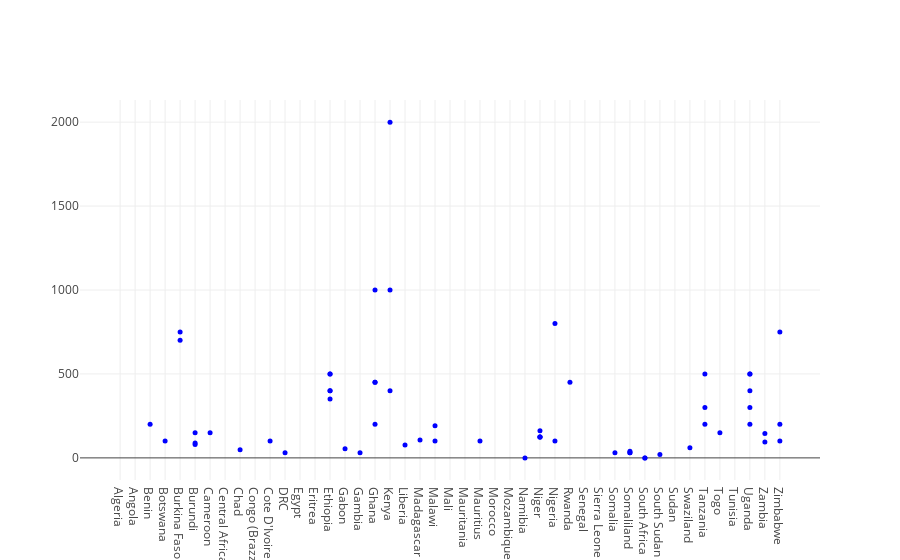

Notebook cell for this chart:
### Code cell
# Create a trace
trace = {"y": df['npas_working'], 
          "x": df['country'], 
          "marker": {"color": "blue", "size": 5}, 
          "mode": "markers", 
          "type": "scatter",
         #"text": df['npaprograms']
}

data = [trace]

layout = go.Layout(
    autosize=True,
    #width=500,
    #height=1000,
)

fig = go.Figure(data=data, layout=layout)

py.offline.iplot(fig)

### Figure 1 — Plotly figure (JSON) as saved in the notebook; plotly's stock layout.template omitted (floating-point values rounded to 4 significant figures; data arrays with more than 128 entries replaced by an {"elided": "..."} marker saying what was removed)
{"data": [{"marker": {"color": "blue", "size": 5}, "mode": "markers", "type": "scatter", "uid": "71c6ab4a-62da-4909-862f-3da86dc6a5a6", "x": {"elided": "161 str values"}, "y": {"elided": "161 int values"}}], "layout": {"autosize": true}}
